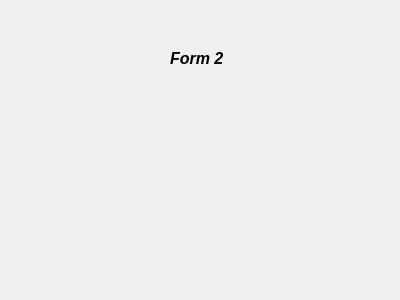
<?xml version="1.0" encoding="UTF-8"?>
<ui version="4.0">
 <class>Form</class>
 <widget class="QWidget" name="Form">
  <property name="geometry">
   <rect>
    <x>0</x>
    <y>0</y>
    <width>400</width>
    <height>300</height>
   </rect>
  </property>
  <property name="windowTitle">
   <string>Form</string>
  </property>
  <widget class="QLabel" name="label">
   <property name="geometry">
    <rect>
     <x>170</x>
     <y>50</y>
     <width>61</width>
     <height>16</height>
    </rect>
   </property>
   <property name="font">
    <font>
     <pointsize>12</pointsize>
     <italic>true</italic>
     <bold>true</bold>
    </font>
   </property>
   <property name="text">
    <string>Form 2</string>
   </property>
  </widget>
 </widget>
 <resources/>
 <connections/>
</ui>
